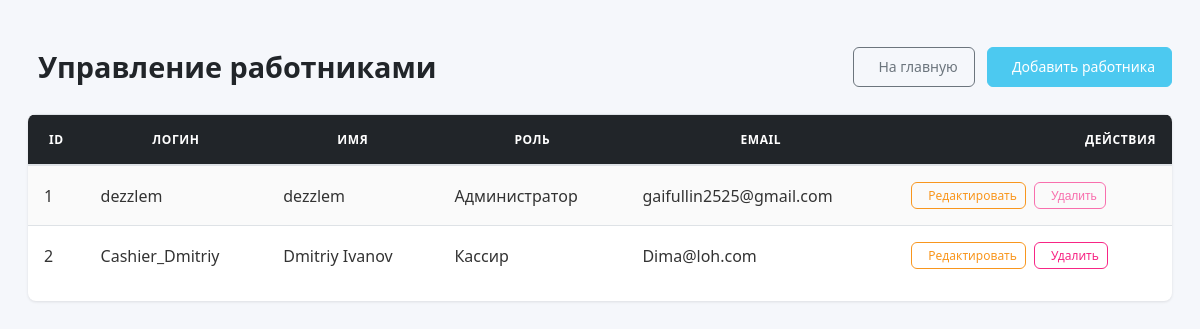
The page /receipts/employees/ (signed in) on the database as committed earlier.
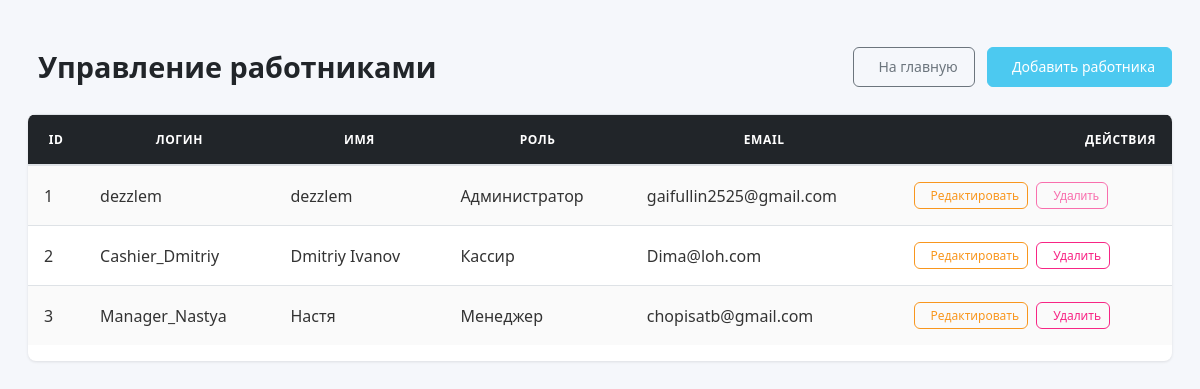
The same page on the database as committed later.
### receipts/models.py (models this page shows, shortened)
class CustomUser(AbstractUser):
    ROLES = (
        ('cashier', 'Кассир'),
        ('manager', 'Менеджер'),
        ('admin', 'Администратор'),
    )
    role = models.CharField(max_length=10, choices=ROLES, default='cashier')
    def get_full_name(self):
        return f"{self.first_name} {self.last_name}".strip() or self.username
    class Meta:
        verbose_name = 'Пользователь'
        verbose_name_plural = 'Пользователи'
        db_table = 'custom_user'
    def get_role_display(self):
        return dict(self.ROLES).get(self.role, self.role)

### receipts/urls.py (the view)
    def wrapper(request, *args, **kwargs):
        if not request.user.is_authenticated or request.user.role != 'admin':
            from django.contrib.auth.views import redirect_to_login
            from django.urls import reverse
            return redirect_to_login(reverse('employee_list'))
        return view_func(request, *args, **kwargs)

### receipts/urls.py (called while the page is built)
def admin_required(view_func):
    def wrapper(request, *args, **kwargs):
        if not request.user.is_authenticated or request.user.role != 'admin':
            from django.contrib.auth.views import redirect_to_login
            from django.urls import reverse
            return redirect_to_login(reverse('employee_list'))
        return view_func(request, *args, **kwargs)
    return wrapper

### receipts/views.py (called while the page is built)
@login_required
def employee_list(request):
    if request.user.role != 'admin':
        raise PermissionDenied
    employees = CustomUser.objects.all().order_by('role', 'username')
    return render(request, 'receipts/employee_list.html', {
        'employees': employees
    })

### receipts/templates/receipts/employee_list.html (shortened to what this page needs)
{% block content %}
<div class="container mt-4">
    <div class="d-flex justify-content-between mb-4">
        <h1> Управление работниками</h1>
        <div>
            <a href="{% url 'receipt_list' %}" class="btn btn-outline-secondary me-2">
                 На главную
            </a>
            <a href="{% url 'register' %}" class="btn btn-success">
                 Добавить работника
            </a>
        </div>
    </div>
    <div class="table-responsive">
        <table class="table table-striped table-hover">
            <thead class="table-dark">
                <tr>
                    <th>ID</th>
                    <th>Логин</th>
                    <th>Имя</th>
                    <th>Роль</th>
                    <th>Email</th>
                    <th class="text-end">Действия</th>
                </tr>
            </thead>
            <tbody>
                {% for employee in employees %}
                <tr>
                    <td>{{ employee.id }}</td>
                    <td>{{ employee.username }}</td>
                    <td>{{ employee.get_full_name }}</td>
                    <td>{{ employee.get_role_display }}</td>
                    <td>{{ employee.email }}</td>
                    <td class="text-end">
                        <div class="btn-group">
                            {% if perms.auth.change_user %}
                            <a href="{% url 'admin:receipts_customuser_change' employee.id %}"
                               class="btn btn-sm btn-outline-warning">
                                 Редактировать
                            </a>
                            {% else %}
                            <button class="btn btn-sm btn-outline-warning" disabled>
                                <i class="bi bi-pencil"></i> Редактировать
                            </button>
                            {% endif %}
                            {% if employee != request.user and perms.auth.delete_user %}
                            <a href="{% url 'admin:receipts_customuser_delete' employee.id %}"
                               class="btn btn-sm btn-outline-danger">
                                 Удалить
                            </a>
                            {% else %}
                            <button class="btn btn-sm btn-outline-danger" disabled>
                                 Удалить
                            </button>
                            {% endif %}
                        </div>
                    </td>
                </tr>
                {% endfor %}
            </tbody>
        </table>
    </div>
</div>
{% endblock %}

Rows that differ between the two databases and show on the page:
added CustomUser: id "3", username "Manager_Nastya", get_full_name "Настя", role "Менеджер", email "chopisatb@gmail.com", shows "Удалить"
